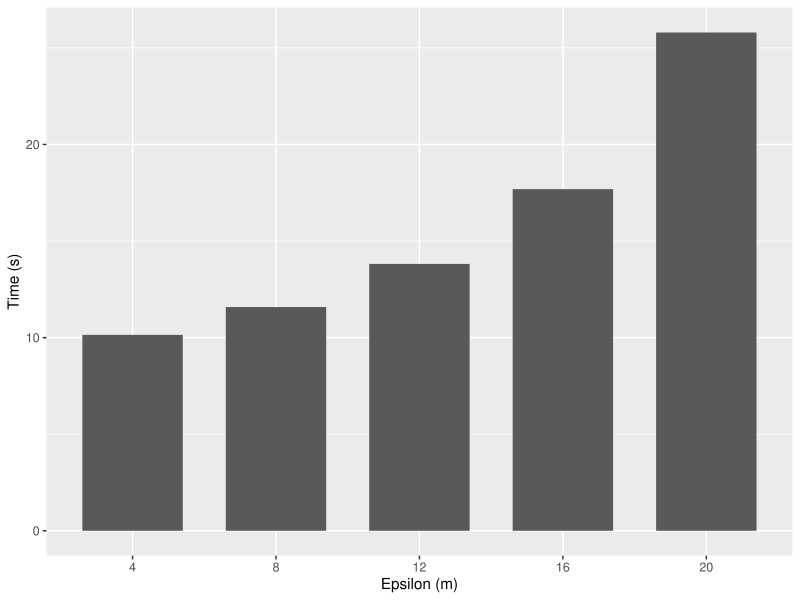

Write the R code that produced this figure.
library(tidyverse)

fields1 <- c("ts", "epoch", "host", "tag", "n1", "appId", "n2", "dataset", "epsilon", "mu", "delta", "method", "capacity", "partitions", "sdist", "step", "stage", "time")

pflock6 <- enframe(read_lines("pflock6_la50k_e.txt"), value = "line") |>
  filter(str_detect(line, 'TIME')) |>
  filter(str_detect(line, 'Total')) |>
  separate(col = line, into = fields1, sep = "\\|") |>
  mutate(time = as.numeric(time), epsilon = as.numeric(epsilon)) |>
  select(epsilon, time) |>
  group_by(epsilon) |> summarise(time = mean(time)) |> ungroup() 

p = ggplot(pflock6, aes(x = factor(epsilon), y = time)) + 
  geom_col(width = 0.7, position="dodge") + 
  labs(x="Epsilon (m)", y="Time (s)") 
plot(p)

W = 8
H = 6
ggsave(paste0("pflock6_la50k_e.pdf"), width = W, height = H)
